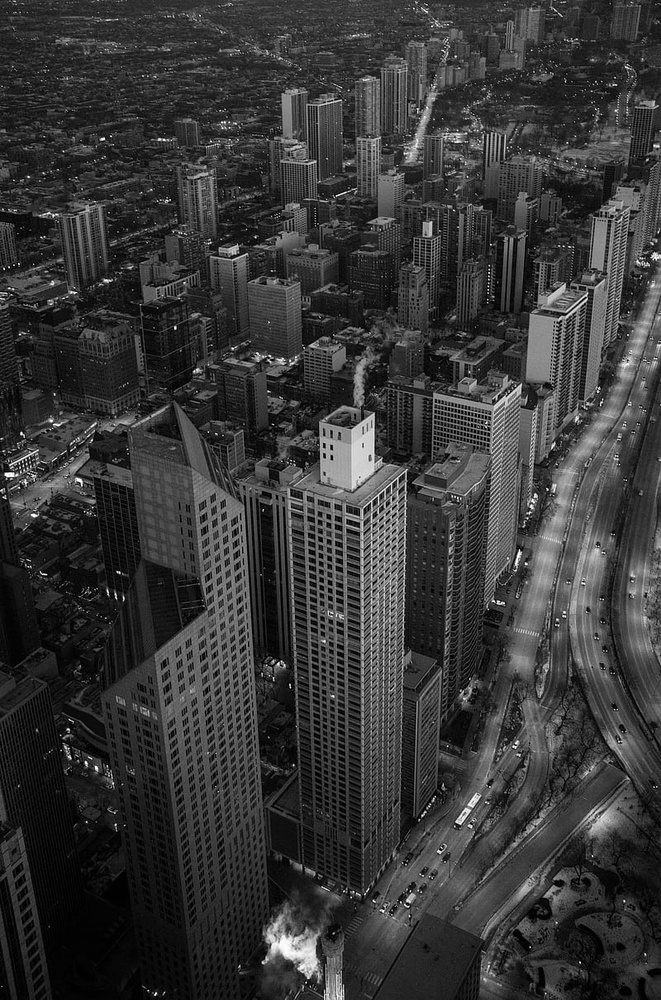
#> input picture src/imagenes/edificios.jpg, 661 x 1000 px, shrunk from 800 x 1210 before the run
$ jupyter execute Histograma.ipynb
#> lines starting #> are read from the running program, lines starting #| are printed output that depends on the picture
[cell 1]
import cv2 as cv
import os
import matplotlib.pyplot as plt
import numpy as np

[cell 2]
img = cv.imread('imagenes/edificios.jpg', 0)
#> img is the input picture: shape (1000, 661); min 0, max 255, mean 55.6
plt.imshow(img, 'gray')
plt.show()
print(img.shape)
#| (1000, 661)

[cell 3]
#histograma
#img_prueba = img * (256/110)
a,b = img.shape
#> a = 1000; b = 661
datos = np.reshape(img, a * b)
plt.hist(datos, bins=256, edgecolor = 'black',  linewidth=1)
#plt.hist(h)
plt.show()
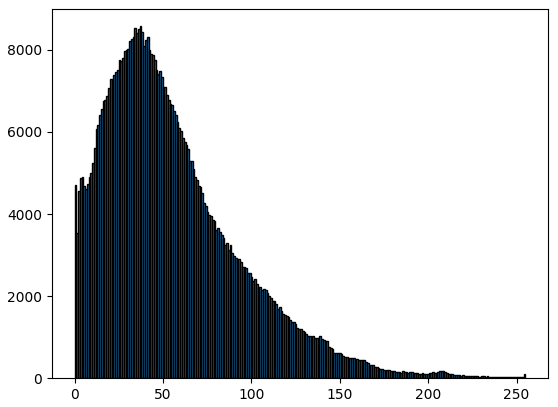
#> figure drawn by matplotlib, 1 panel; tallest bar 8578 high, from x = 36.86 to 37.85
plt.show()

[cell 4]
img_prueba = 0.4 * img
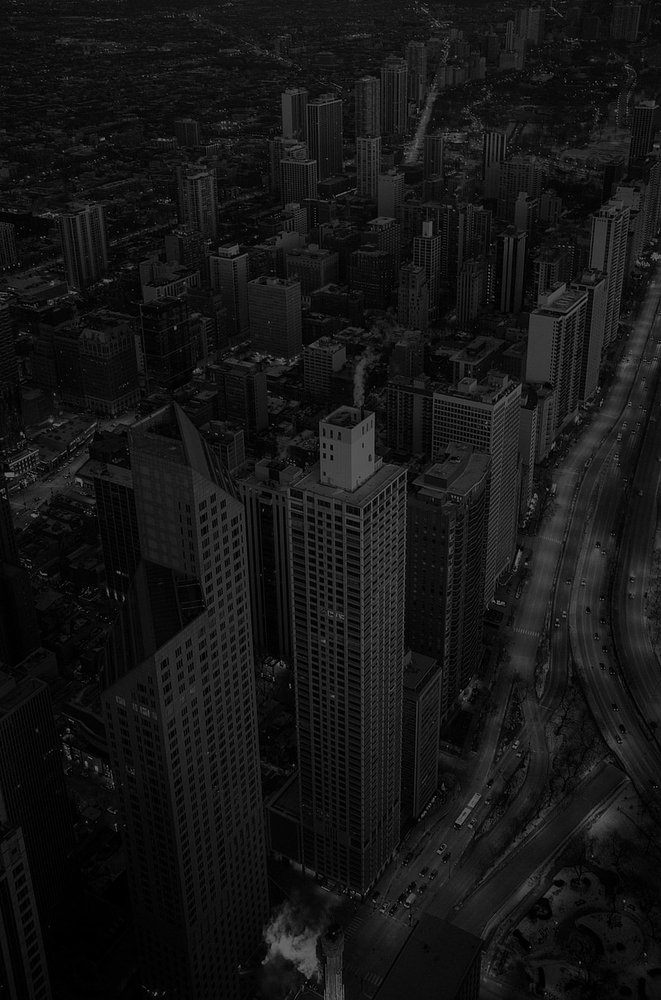
#> img_prueba: shape (1000, 661) float64; min 0, max 102, mean 22.2
plt.imshow(img_prueba, 'gray')
plt.show()

[cell 5]
a, b = img_prueba.shape
datos = np.reshape(img_prueba, a * b)
plt.hist(datos, bins=256, edgecolor = 'black',  linewidth=1)
#plt.hist(h)
plt.show()
#> figure, not shown here; tallest bar 8578 high, from x = 14.74 to 15.14

[cell 6]
imagen_prueba_2 = img_prueba + 130
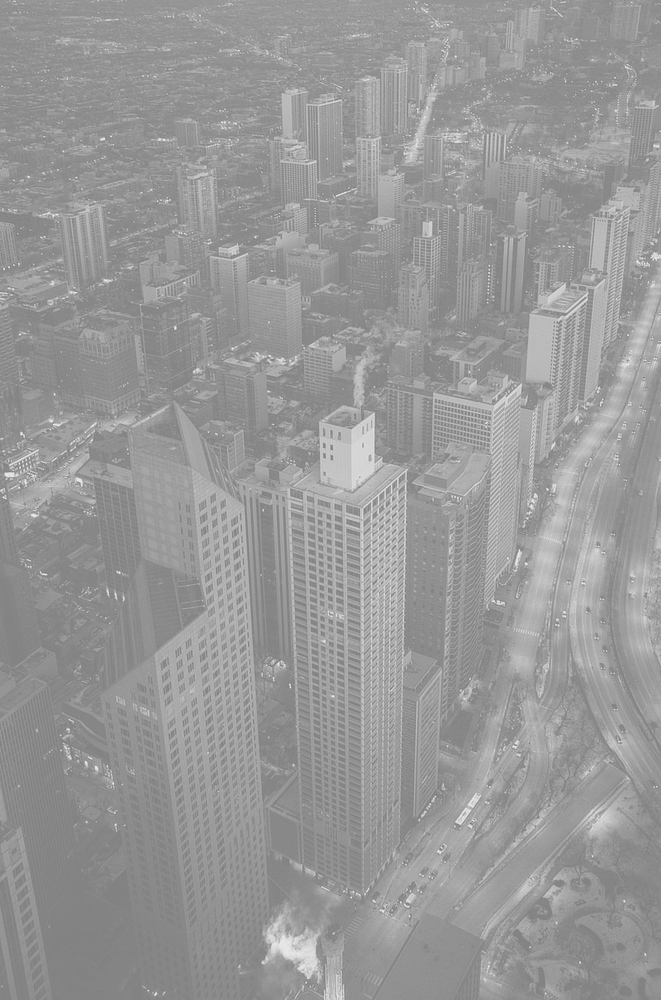
#> imagen_prueba_2: shape (1000, 661) float64; min 130, max 232, mean 152.2
plt.imshow(imagen_prueba_2, 'gray')
plt.show()

[cell 7]
a, b = imagen_prueba_2.shape
datos = np.reshape(imagen_prueba_2, a * b)
plt.hist(datos, bins=256, edgecolor = 'black',  linewidth=1)
#plt.hist(h)
plt.show()
#> figure, not shown here; tallest bar 8578 high, from x = 144.7 to 145.1

[cell 8]
#expandir el histograma

img_expan = img_prueba * (255 / 103)
datos = np.reshape(imagen_prueba_2, a * b)
plt.hist(datos, bins=256, edgecolor = 'black',  linewidth=1)
#plt.hist(h)
plt.show()

[cell 9]
img = cv.imread('imagenes/IMG01.png', 0)
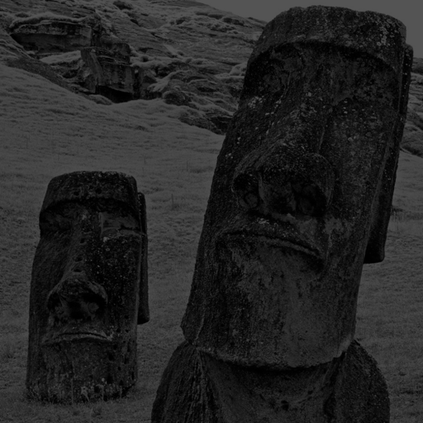
#> input picture src/imagenes/IMG01.png, 423 x 423 px, shrunk from 512 x 512 before the run
#> img is the input picture: shape (423, 423); min 0, max 87, mean 36.4
plt.imshow(img, 'gray')
plt.show()
print(img.shape)
#| (423, 423)
